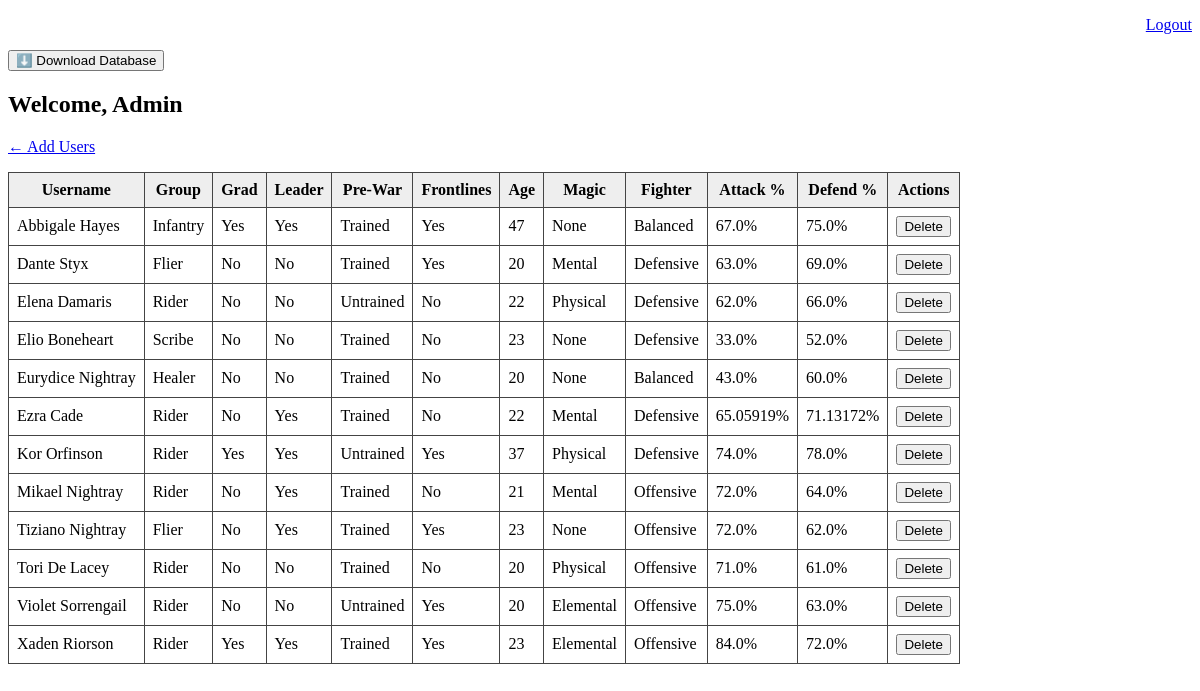
Page /admin (signed in) on the earlier database version.
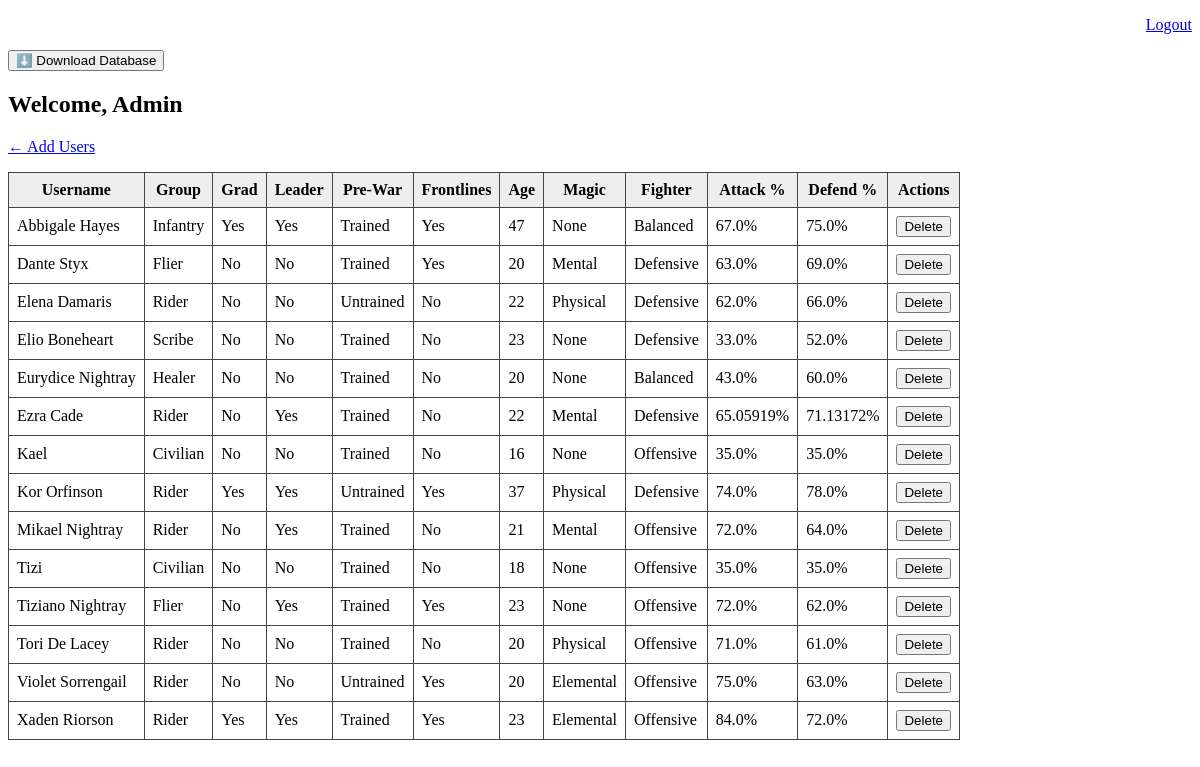
Same page on the later database version.
### tables this page shows
CREATE TABLE users (
    id INTEGER PRIMARY KEY AUTOINCREMENT,
    username TEXT UNIQUE NOT NULL,
    member_group TEXT,
    graduate TEXT,
    leadership TEXT,
    pre_war_status TEXT,
    frontlines TEXT,
    age INTEGER,
    magic_type TEXT,
    fighter_type TEXT,
    attack_odds REAL DEFAULT 0.5,
    defend_odds REAL DEFAULT 0.5
);

### app.py (the view)
@app.route('/admin')
def admin_dashboard():
    if not session.get('admin_logged_in'):
        return redirect(url_for('admin_login'))
    conn = sqlite3.connect('users.db')
    conn.row_factory = sqlite3.Row
    c = conn.cursor()
    c.execute('SELECT * FROM users ORDER BY username')
    users = c.fetchall()
    conn.close()
    return render_template('admin_dashboard.html', users=users)

### templates/admin_dashboard.html (shortened to what this page needs)
<!DOCTYPE html>
<html>
<head><title>Admin Panel</title>
</head>
<body>
    <p style="text-align: right;"><a href="{{ url_for('admin_logout') }}">Logout</a></p>
    <a href="{{ url_for('download_db') }}">
        <button type="button" style="text-align: right;">⬇️ Download Database</button>
    </a>
    <h2>Welcome, Admin</h2>
    <p><a href="{{ url_for('add_user') }}">← Add Users</a></p>
    <table>
        <thead>
            <tr>
                <th>Username</th>
                <th>Group</th>
                <th>Grad</th>
                <th>Leader</th>
                <th>Pre-War</th>
                <th>Frontlines</th>
                <th>Age</th>
                <th>Magic</th>
                <th>Fighter</th>
                <th>Attack %</th>
                <th>Defend %</th>
                <th>Actions</th>
            </tr>
        </thead>
        <tbody>
            {% for user in users %}
            <tr>
                <td>{{ user['username'] }}</td>
                <td>{{ user['member_group'] }}</td>
                <td>{{ 'Yes' if user['graduate'] == 'yes' else 'No' }}</td>
                <td>{{ 'Yes' if user['leadership'] == 'yes' else 'No' }}</td>
                <td>{{ user['pre_war_status'] }}</td>
                <td>{{ 'Yes' if user['frontlines'] == 'yes' else 'No' }}</td>
                <td>{{ user['age'] }}</td>
                <td>{{ user['magic_type'] }}</td>
                <td>{{ user['fighter_type'] }}</td>
                <td>{{ user['attack_odds'] }}%</td>
                <td>{{ user['defend_odds'] }}%</td>
                <td>
                  <form action="{{ url_for('delete_user', user_id=user['id']) }}" method="POST" onsubmit="return confirm('Are you sure you want to delete this user?');">
                    <button type="submit" class="btn btn-danger btn-sm">Delete</button>
                  </form>
                </td>
            </tr>
            {% endfor %}
        </tbody>
    </table>
</body>
</html>

### templates/admin_dashboard.html (style rules this page uses)
table, th, td { border: 1px solid #444; border-collapse: collapse; padding: 8px; }
th { background-color: #eee; }

Differences in the rows shown:
added users: username "Kael", member_group "Civilian", graduate "No", leadership "No", pre_war_status "Trained", frontlines "No", age "16", magic_type "None", fighter_type "Offensive", attack_odds "35.0", defend_odds "35.0"
added users: username "Tizi", member_group "Civilian", graduate "No", leadership "No", pre_war_status "Trained", frontlines "No", age "18", magic_type "None", fighter_type "Offensive", attack_odds "35.0", defend_odds "35.0"
